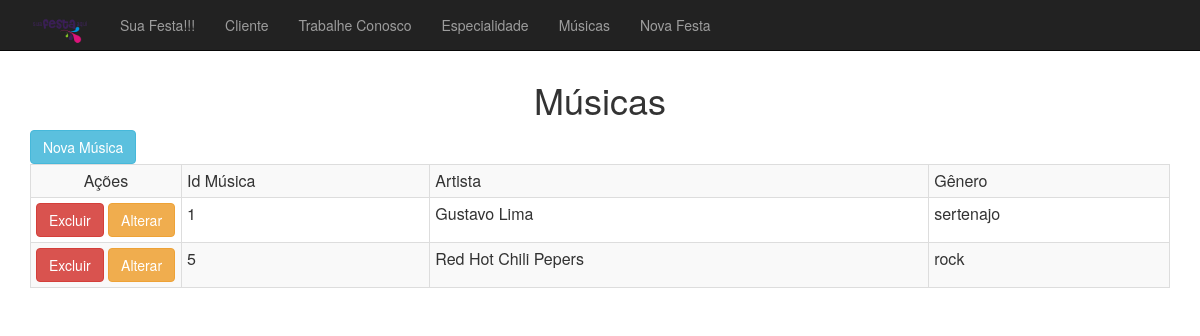
/musica/index.php, run on an earlier commit of the app's database.
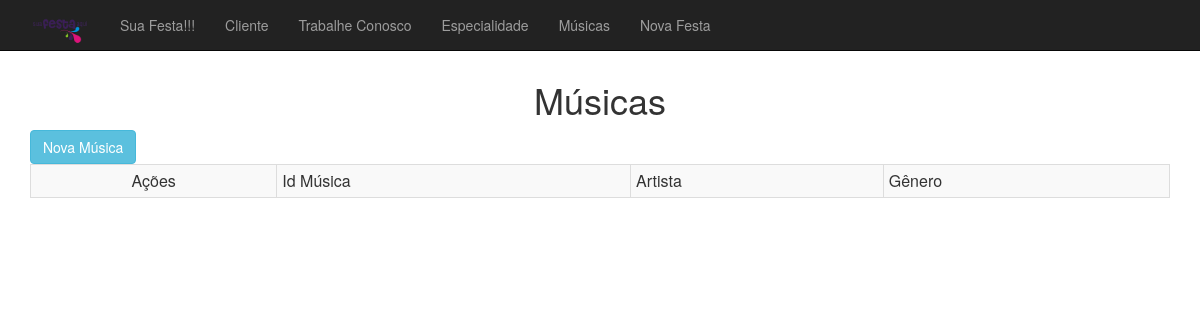
And on a later commit of the database.
### tables this page shows
CREATE TABLE IF NOT EXISTS `musica` (
  `id_musica` INT(11) NOT NULL AUTO_INCREMENT,
  `artista` VARCHAR(45) NOT NULL,
  `genero` VARCHAR(45) NOT NULL,
  PRIMARY KEY (`id_musica`));

### musica/Musica.php (called while the page is built, shortened)
<?php
include_once '../Conexao.php';
class Musica{
    public function recuperarDados(){
        $conexao = new Conexao();
        $sql = "select * from musica";
        return $conexao->recuperarDados($sql);
    }
}

### Conexao.php (called while the page is built, shortened)
<?php
class Conexao {
	protected $conexao;
	public function conectar()
	{
		$this->conexao = new PDO('mysql:host=localhost;dbname=projetointegrador;charset=utf8', 'root', '');
	}
	public function desconectar()
	{
		$this->conexao = null;
	}
	public function recuperarDados($sql)
	{
        $retorno = $this->conexao->query($sql)->fetchAll(PDO::FETCH_ASSOC);
		return $retorno;
	}
}

### musica/index.php (the view)
<?php
include_once '../musica/Musica.php';
$musica = new Musica();
$arMusica = $musica->recuperarDados();
include_once '../cabecalho.php';
?>
    <h1 class="text-center">Músicas</h1>
    <a class= "btn btn-info" href=formulario.php>Nova Música</a>
    <table class="table table-bordered table-hover table-striped table-condensed">
        <tr>
            <td align="center">Ações</td>
            <td>Id Música</td>
            <td>Artista</td>
            <td>Gênero</td>
        </tr>
        <?php foreach ($arMusica as $musica) {
            echo "
            <tr>
                <td style='width: 151px'><a href='processamento.php?acao=excluir&idmusica={$musica['idmusica']}' class='btn btn-danger'>Excluir</a>
                    <a href='formulario.php?idmusica={$musica['idmusica']}' class='btn btn-warning'>Alterar</a>
                </td>
                <td>{$musica['idmusica']}</td>
                <td>{$musica['artista']}</td>
                <td>{$musica['genero']}</td>
            </tr>
            ";
        }?>
    </table>
<?php
include_once '../rodape.php';

What changed in the data, as far as the page shows it:
removed musica: idmusica "1", artista "Gustavo Lima", genero "sertenajo"
removed musica: idmusica "5", artista "Red Hot Chili Pepers", genero "rock"
